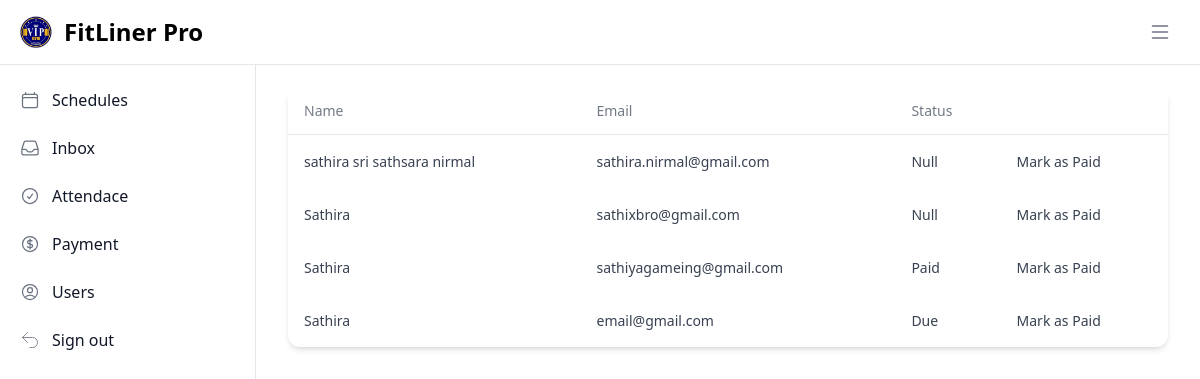
/public/admin_dashboard.php?active=payment (signed in), run on the app's committed database.
### tables this page shows
CREATE TABLE `users` (
  `id` int NOT NULL,
  `name` varchar(100) NOT NULL,
  `email` varchar(100) NOT NULL,
  `password` varchar(255) NOT NULL,
  `created_at` timestamp NULL DEFAULT CURRENT_TIMESTAMP,
  `role` char(100) NOT NULL,
  `status` char(50) NOT NULL
);

CREATE TABLE `payment` (
  `id` int NOT NULL,
  `status` varchar(255) NOT NULL
);

### views/admins/payment.php (the view, shortened to what this page needs)
<?php
include '../config.php';
$sql = "
SELECT u.id, u.name, u.email, p.status
FROM users u
LEFT JOIN payment p ON u.id = p.id
WHERE u.role = 'user'
";
$result = $conn->query($sql);
?>
<div class="relative flex flex-col w-full h-full overflow-scroll text-gray-700 bg-white shadow-md bg-clip-border rounded-xl">
  <table class="w-full text-left table-auto min-w-max">
    <thead>
      <tr>
        <th class="p-4 border-b border-blue-gray-100 bg-blue-gray-50">
          <p class="block font-sans text-sm antialiased font-normal leading-none text-blue-gray-900 opacity-70">
            Name
          </p>
        </th>
        <th class="p-4 border-b border-blue-gray-100 bg-blue-gray-50">
          <p class="block font-sans text-sm antialiased font-normal leading-none text-blue-gray-900 opacity-70">
            Email
          </p>
        </th>
        <th class="p-4 border-b border-blue-gray-100 bg-blue-gray-50">
          <p class="block font-sans text-sm antialiased font-normal leading-none text-blue-gray-900 opacity-70">
            Status
          </p>
        </th>
        <th class="p-4 border-b border-blue-gray-100 bg-blue-gray-50">
        </th>
      </tr>
    </thead>
    <tbody>
      <?php
      if ($result->num_rows > 0) {
        while ($row = $result->fetch_assoc()) {
          echo '<tr class="even:bg-blue-gray-50/50">';
          echo '<td class="p-4">';
          echo '<p class="block font-sans text-sm antialiased font-normal leading-normal text-blue-gray-900">' . htmlspecialchars($row['name']) . '</p>';
          echo '</td>';
          echo '<td class="p-4">';
          echo '<p class="block font-sans text-sm antialiased font-normal leading-normal text-blue-gray-900">' . htmlspecialchars($row['email']) . '</p>';
          echo '</td>';
          echo '<td class="p-4">';
          echo '<p class="block font-sans text-sm antialiased font-normal leading-normal text-blue-gray-900">' . htmlspecialchars($row['status'] ?? 'Null') . '</p>';
          echo '</td>';
          echo '<td class="p-4">';
          echo '<a href="../views/admins/actions/mark_as_paid.php?id=' . htmlspecialchars($row['id']) . '" class="block font-sans text-sm antialiased font-medium leading-normal text-blue-gray-900">Mark as Paid</a>';
          echo '</td>';
          echo '</tr>';
        }
      } else {
        echo '<tr><td colspan="4" class="p-4 text-center">No records found</td></tr>';
      }
      ?>
    </tbody>
  </table>
</div>

### data on the page
users: name "sathira sri sathsara nirmal", email "sathira.nirmal@gmail.com", status "Null"
users: name "Sathira", email "sathixbro@gmail.com", status "Null"
payment: id.name "Sathira", id.email "sathiyagameing@gmail.com", status "Paid"
payment: id.name "Sathira", id.email "email@gmail.com", status "Due"
